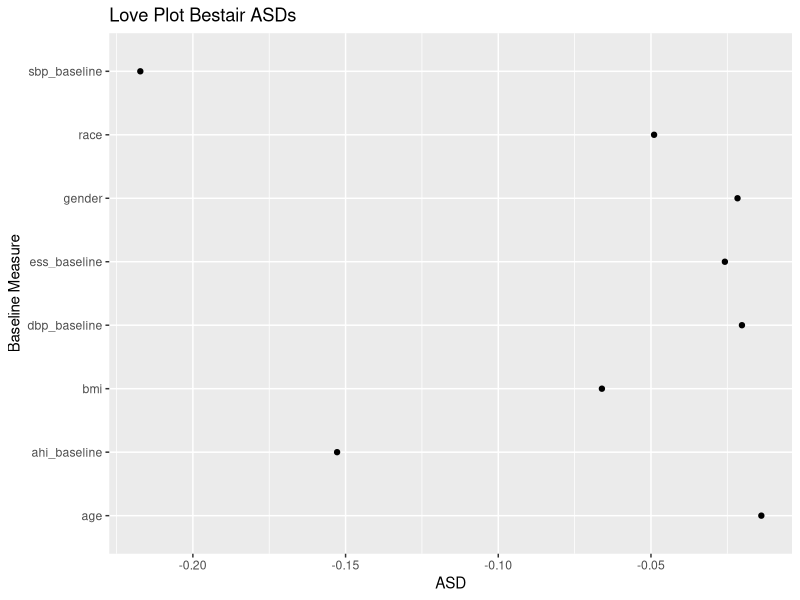

This chart was generated by the following R code:
## ---- chunk 1
#| label: load-packages
#| message: false

library(tidyverse)
## ---- chunk 2
Y_obs <- c(8.62,1.48,8.93,9.57,2.65,7.3,.06,1.72,2.19,7.32,7.53,7.62)
Z <- c(rep(0,6), rep(1,6))
## ---- chunk 3
Y_obs <- c(8.62,1.48,8.93,9.57,2.65,7.3,.06,1.72,2.19,7.32,7.53,7.62)
Z <- c(rep(0,6), rep(1,6))

tstat_obs <- mean(Y_obs[Z == 1]) - mean(Y_obs[Z == 0])

ind_combos <- combn(1:12,6)
tstats <- vector(mode = "double",length = ncol(ind_combos))

for (i in 1:ncol(ind_combos)) {
  Zperm <- rep(0,12)
  Zperm[ind_combos[,i]] = 1
  tstats[i] = mean(Y_obs[Zperm==1]) - mean(Y_obs[Zperm==0])
}

pval <- mean(abs(tstats) >= abs(tstat_obs))
## ---- chunk 4
set.seed(2929)
sampled_tstats <- sample(tstats, size = 1000, replace = TRUE)
pval_1000 <- mean(abs(sampled_tstats) >= abs(tstat_obs))
## ---- chunk 5
ttest_pval <- t.test(Y_obs[Z==1], Y_obs[Z==0],var.equal = TRUE)$p.value
## ---- chunk 6
Y_obs_orig <- matrix(Y_obs,nrow = 6)
colnames(Y_obs_orig) <- c("0", "1")

combos <-expand.grid(pair1 = 0:1,pair2 = 0:1, pair3 = 0:1
                     ,pair4 = 0:1,pair5 = 0:1, pair6 = 0:1)
## ---- chunk 7
tstats <- vector(mode = "double",length = nrow(combos))
for (i in 1:nrow(combos)) {
  Y_obs_perm <- Y_obs_orig
  ind <- which(combos[i,] == 1)
  Y_obs_perm[ind,] = Y_obs_perm[ind,c(2,1)]
  tstats[i] = mean(Y_obs_perm[,2]) - mean(Y_obs_perm[,1])
}

pval <- mean(abs(tstats) >= abs(tstat_obs))
## ---- chunk 8
set.seed(2121)
sampled_tstats <- sample(tstats, size = 1000, replace = TRUE)
pval_1000 <- mean(abs(sampled_tstats) >= abs(tstat_obs))
## ---- chunk 9
ttest_pval <- t.test(Y_obs[Z==1], Y_obs[Z==0], var.equal = TRUE, paired = TRUE)
## ---- chunk 10
pot_outcomes <- matrix(c(35, 40, 45 ,55, 55 ,55, 65, 70, 25, 30, 45, 55, 60, 65, 75, 80, 35, 40, 55, 50, 35, 40, 65, 70), ncol = 2, byrow = TRUE)
colnames(pot_outcomes) <- c("Y1_pot","Y0_pot")
sample_ind = combn(1:12, m =4, simplify = FALSE)
rand_assign_ind = combn(1:4, m =2, simplify = FALSE)
## ---- chunk 11
diffs <- matrix(NA, nrow = length(sample_ind), ncol = length(rand_assign_ind))

for (samp in seq_along(sample_ind)) {
  sample <- pot_outcomes[sample_ind[[samp]],]
  
  for (i in seq_along(rand_assign_ind)) {
    
    Y1_obs <- sample[rand_assign_ind[[i]],"Y1_pot"]
    Y0_obs <- sample[-rand_assign_ind[[i]],"Y0_pot"]
    
    difference <- mean(Y1_obs) - mean(Y0_obs)
    
    diffs[samp,i] <- difference
  }
}
var(as.vector(diffs))
## ---- chunk 12
var1 = var(pot_outcomes[,"Y1_pot"])
var0 = var(pot_outcomes[,"Y0_pot"])

var01 = sum((pot_outcomes[,"Y1_pot"] -pot_outcomes[,"Y0_pot"] - (mean(pot_outcomes[,"Y1_pot"])-mean(pot_outcomes[,"Y0_pot"])))^2)/11

var0/6+var1/6-var01/12
## ---- chunk 13
diffs <- matrix(NA, nrow = length(sample_ind), ncol = length(rand_assign_ind))

for (samp in seq_along(sample_ind)) {
  for (i in seq_along(rand_assign_ind)) {
    
    sample <- pot_outcomes[sample_ind[[samp]],]
    Y1_obs <- sample[rand_assign_ind[[i]],"Y1_pot"]
    Y0_obs <- sample[-rand_assign_ind[[i]],"Y0_pot"]
    difference <- mean(Y1_obs) - mean(Y0_obs)
    
    diffs[samp,i] <- difference
  }
}
var(apply(diffs, MARGIN = 1,FUN = sum))
## ---- chunk 14
bestair <- readxl::read_xlsx("bestair640-1.xlsx", sheet = "data")
for (i in seq_along(bestair)) {
  y = pull(bestair[,i])
  m = mean(y, na.rm = TRUE)
  y = ifelse(is.na(y), m, y)
  bestair[,i] = y
}
## ---- chunk 15
baselines <- c("gender","age","bmi",
 "race","sbp_baseline","dbp_baseline","ahi_baseline","ess_baseline")
ASDs = matrix(NA, nrow = 1, ncol = 8)
colnames(ASDs) <- baselines
Z <- bestair$treatment_arm
for (bl in baselines) {
  X <- pull(bestair[,bl])
  s1 <- var(X[Z==1])
  s0 <- var(X[Z==0])
  diff_sum <- sum(X*Z)/sum(Z)-sum(X*(1-Z))/sum(1-Z)
  asd <- diff_sum/sqrt(s1+s0)
  ASDs[,bl] <- asd
  
}
## ---- chunk 16
#love plot
asd_dat <- tibble(
  bls = baselines,
  asd = ASDs[1,]
)
ggplot(asd_dat,aes(x = asd, y = bls)) +
  geom_point() +
  labs(title = "Love Plot Bestair ASDs"
       ,y = "Baseline Measure"
       ,x = "ASD")
## ---- chunk 17
Z <- bestair$treatment_arm
Y <- bestair$sbp_6mo
tau_unadj <- mean(Y[Z==1]) - mean(Y[Z==0])
tau_unadj
## ---- chunk 18
bestair_centered <- bestair|>
  mutate(across(gender:ess_baseline, ~ .x-mean(.x)))

ancova1 <- lm(formula = sbp_6mo~.,data = bestair_centered)
tau_adj_anc1 <- ancova1$coefficients["treatment_arm"]

ancova2 <- lm(formula = sbp_6mo~.^2,data = bestair_centered)
tau_adj_anc2 <- ancova2$coefficients["treatment_arm"]
## ---- chunk 19
X_mat <- as.matrix(bestair_centered[,2:9])
as.vector(ancova1$residuals)
## ---- chunk 20
hw_se_anc1 <-sqrt(car::hccm(ancova1
                            ,type = "hc2")["treatment_arm","treatment_arm"])
#sqrt(car::hccm(ancova2, type = "hc0")["treatment_arm","treatment_arm"])
## ---- chunk 21

## ---- chunk 22
bestair_hyperten <- bestair_centered |>
  mutate(resist_hyperten = if_else(sbp_6mo>=130,1,0)) |>
  select(treatment_arm:ess_baseline,resist_hyperten)
## ---- chunk 23
Z <- bestair$treatment_arm
Y <- bestair_hyperten$resist_hyperten
mean(Y[Z==1]) - mean(Y[Z==0])
bin_ols <- lm(resist_hyperten~., data = bestair_hyperten)
bin_ols$coefficients["treatment_arm"]

bin_ols_inter <- lm(resist_hyperten~.^2, data = bestair_hyperten)
bin_ols_inter$coefficients["treatment_arm"]
